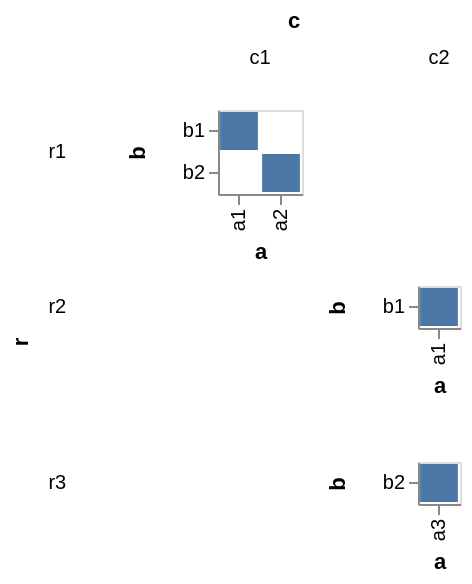

The specification (Vega-Lite) saved for this image:
### Vega specification from a JSON file in a GitHub repository (floating-point values rounded to 4 significant figures)
{"$schema": "https://vega.github.io/schema/vega/v3.0.json", "autosize": "pad", "padding": 5, "data": [{"name": "source_0", "values": [{"r": "r1", "c": "c1", "a": "a1", "b": "b1"}, {"r": "r1", "c": "c1", "a": "a2", "b": "b2"}, {"r": "r2", "c": "c2", "a": "a1", "b": "b1"}, {"r": "r3", "c": "c2", "a": "a3", "b": "b2"}]}, {"name": "cross_column_domain_row_domain", "source": "source_0", "transform": [{"type": "aggregate", "groupby": ["c", "r"], "fields": ["a", "b"], "ops": ["distinct", "distinct"]}]}, {"name": "column_domain", "source": "cross_column_domain_row_domain", "transform": [{"type": "aggregate", "groupby": ["c"], "fields": ["distinct_a"], "ops": ["max"], "as": ["distinct_a"]}]}, {"name": "row_domain", "source": "cross_column_domain_row_domain", "transform": [{"type": "aggregate", "groupby": ["r"], "fields": ["distinct_b"], "ops": ["max"], "as": ["distinct_b"]}]}], "signals": [{"name": "child_x_step", "value": 21}, {"name": "child_y_step", "value": 21}], "layout": {"padding": {"row": 10, "column": 10}, "offset": 10, "columns": {"signal": "length(data('column_domain'))"}, "bounds": "full", "align": "all"}, "marks": [{"name": "row_title", "role": "row-title", "type": "group", "marks": [{"type": "text", "role": "row-title-text", "style": "guide-title", "encode": {"update": {"align": {"value": "center"}, "text": {"value": "r"}, "angle": {"value": 270}}}}]}, {"name": "column_title", "role": "column-title", "type": "group", "marks": [{"type": "text", "role": "column-title-text", "style": "guide-title", "encode": {"update": {"align": {"value": "center"}, "text": {"value": "c"}}}}]}, {"name": "row_header", "type": "group", "role": "row-header", "from": {"data": "row_domain"}, "sort": {"field": "datum[\"r\"]", "order": "ascending"}, "title": {"text": {"signal": "''+parent[\"r\"]"}, "offset": 10, "orient": "left", "style": "guide-label", "encode": {"update": {"fontWeight": {"value": "normal"}, "angle": {"value": 0}, "fontSize": {"value": 10}, "align": {"value": "right"}, "baseline": {"value": "middle"}}}}, "encode": {"update": {"height": {"signal": "bandspace(datum[\"distinct_b\"], 0.1, 0.05) * child_y_step"}}}}, {"name": "column_header", "type": "group", "role": "column-header", "from": {"data": "column_domain"}, "sort": {"field": "datum[\"c\"]", "order": "ascending"}, "title": {"text": {"signal": "''+parent[\"c\"]"}, "offset": 10, "orient": "top", "style": "guide-label", "encode": {"update": {"fontWeight": {"value": "normal"}, "angle": {"value": 0}, "fontSize": {"value": 10}}}}, "encode": {"update": {"width": {"signal": "bandspace(datum[\"distinct_a\"], 0.1, 0.05) * child_x_step"}}}}, {"name": "cell", "type": "group", "style": "cell", "from": {"facet": {"name": "facet", "data": "source_0", "groupby": ["r", "c"], "aggregate": {"cross": true, "fields": ["a", "b"], "ops": ["distinct", "distinct"]}}}, "sort": {"field": ["datum[\"r\"]", "datum[\"c\"]"], "order": ["ascending", "ascending"]}, "encode": {"update": {"width": {"signal": "bandspace(datum[\"distinct_a\"], 0.1, 0.05) * child_x_step"}, "height": {"signal": "bandspace(datum[\"distinct_b\"], 0.1, 0.05) * child_y_step"}}}, "marks": [{"name": "child_marks", "type": "rect", "style": ["rect"], "from": {"data": "facet"}, "encode": {"update": {"x": {"scale": "child_x", "field": "a"}, "width": {"scale": "child_x", "band": true}, "y": {"scale": "child_y", "field": "b"}, "height": {"scale": "child_y", "band": true}, "fill": {"value": "#4c78a8"}}}}], "scales": [{"name": "child_x", "type": "band", "domain": {"data": "facet", "field": "a", "sort": true}, "range": {"step": {"signal": "child_x_step"}}, "paddingInner": 0.1, "paddingOuter": 0.05}, {"name": "child_y", "type": "band", "domain": {"data": "facet", "field": "b", "sort": true}, "range": {"step": {"signal": "child_y_step"}}, "paddingInner": 0.1, "paddingOuter": 0.05}], "axes": [{"scale": "child_x", "orient": "bottom", "title": "a", "zindex": 1, "encode": {"labels": {"update": {"angle": {"value": 270}, "align": {"value": "right"}, "baseline": {"value": "middle"}}}}}, {"scale": "child_y", "orient": "left", "title": "b", "zindex": 1}]}], "config": {"axis": {"titlePadding": 5}, "axisY": {"minExtent": 30}}}
